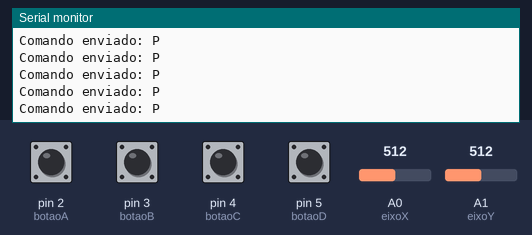
The sketch below on a simulated Arduino Uno, built with avr-gcc and run on an emulated ATmega328P. Parts: the last lines printed to the serial monitor. The test bench sets the inputs (shaded band); at power-on: pin 2 (botaoA), pin 3 (botaoB), pin 4 (botaoC), pin 5 (botaoD) HIGH, A0 (eixoX) = 512, A1 (eixoY) = 512. No radio packets arrive unless stated.

Above: at 1.2 s.
1.3 s: A0 (eixoX) set to 710
At 1.8 s:
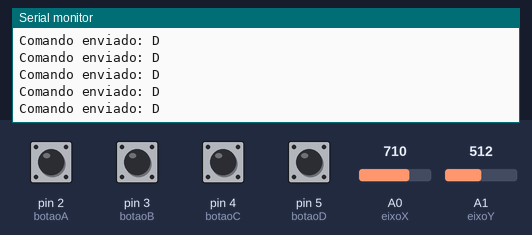
3.2 s: A1 (eixoY) set to 710
At 4.2 s:
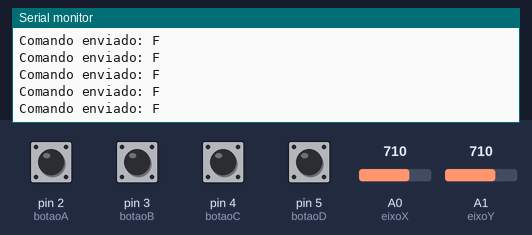
5.1 s: pin 2 (botaoA) pulled LOW for 0.15 s
8.2 s: A1 (eixoY) set to 290
At 9.0 s:
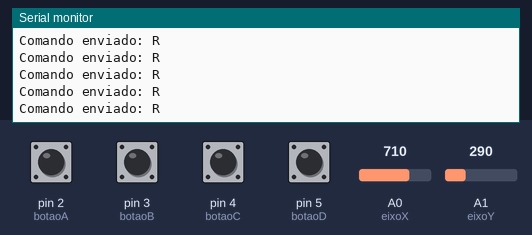
10.2 s: pin 3 (botaoB) pulled LOW for 0.15 s
13.3 s: pin 4 (botaoC) pulled LOW for 0.15 s
Timing chart, 0 to 16.3 s (numbered marks = the images above; inputs shaded):
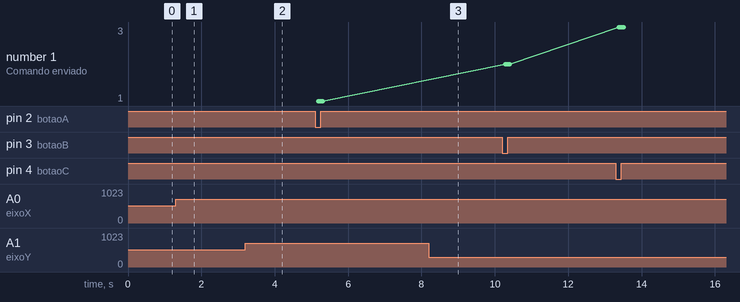

The sketch:

Controle_-_Transmissor_nRF24L01.ino
```cpp
/********************************************************/
/* Aula 41  - Robô radiocontrolado - Transmissor        */
/* Programação do robô constituído pelo chassi 2WD e    */
/* controlado através do módulo nRF24L01 e joystick     */
/* shield.                                              */
/********************************************************/
/* Biblioteca RF24 by TNRh 20, Avamander                */
/* http://librarymanager/All#RF24#simple#modules        */
/* https://github.com/nRF24/RF24/                       */
/********************************************************/

/* Define o endereço de comunicação entre os módulos de */
/* transmissão e recepção. O endereço deverá ser o mesmo*/
/* no transmissor e no receptor.                        */
const byte endereco[6] = "00001";

/* Inclui a Biblioteca para controle do módulo rádio.   */
#include <RF24.h>

/* Define os pinos de comunicação do módulo rádio.      */
#define CSN 10
#define CE 9

/* Define os pinos de controle do joystick.             */
#define eixoX A0
#define eixoY A1
#define botaoA 2
#define botaoB 3
#define botaoC 4
#define botaoD 5

/* Criamos um objeto de controle para o rádio.         */
RF24 radio(CE, CSN);

void setup() {
  /* Inicia o monitor serial na velocidade 9600 bauds. */
  Serial.begin(9600);
  /* Inicia o objeto de controle do rádio.             */
  radio.begin();
  /* Configura o endereço que será usado para enviar   */
  /* os comandos.                                      */
  radio.openWritingPipe(endereco);
  /* Configura o nível de potência do módulo rádio.    */
  /* RF24_PA_MIN: Nível mínimo de potência.            */
  /* RF24_PA_LOW: Nível de potência baixo.             */
  /* RF24_PA_HIGH: Nível de potência alto.             */
  /* RF24_PA_MAX: Nível máximo de potência.            */
  radio.setPALevel(RF24_PA_MIN);
  /* Desativa o modo de escuta mantendo apenas o modo  */
  /* de transmissão de dados.                          */
  radio.stopListening();
  /* Configura os pinos dos botões como entrada        */
  /* ativando o resistor interno.                      */
  pinMode(botaoA, INPUT_PULLUP);
  pinMode(botaoB, INPUT_PULLUP);
  pinMode(botaoC, INPUT_PULLUP);
  pinMode(botaoD, INPUT_PULLUP);
}

void loop() {
  /* Armazena nas variáveis os dados da posição do     */
  /* joystick nos eixos X e Y.                         */
  int joyX = analogRead(eixoX);
  int joyY = analogRead(eixoY);
  /* Variável usada para armazenar o comando a ser     */
  /* enviado, inicialmente com o comando P.            */
  char comando = 'P';
  /* Se o botão A for pressionado, faça...             */
  if (digitalRead(botaoA) == LOW) {
    /* Defina o comando 1.                             */
    comando = '1';
  }
  /* Senão, se o botão B for pressionado, faça...      */
  else if (digitalRead(botaoB) == LOW) {
    /* Defina o comando 2.                             */
    comando = '2';
  }
  /* Senão, se o botão C for pressionado, faça...      */
  else if (digitalRead(botaoC) == LOW) {
    /* Defina o comando 3.                             */
    comando = '3';
  }
  /* Senão, se o botão D for pressionado, faça...      */
  else if (digitalRead(botaoD) == LOW) {
    /* Defina o comando 4.                             */
    comando = '4';
  }
  /* Senão, se o joystick for movido para frente,      */
  /* faça...                                           */
  else if (joyY > 700) {
    /* Defina o comando F.                             */
    comando = 'F';
  }
  /* Senão, se o joystick for movido para trás,        */
  /* faça...                                           */
  else if (joyY < 300) {
    /* Defina o comando R.                             */
    comando = 'R';
  }
  /* Senão, se o joystick for movido para direita,     */
  /* faça...                                           */
  else if (joyX > 700) {
    /* Defina o comando D.                             */
    comando = 'D';
  }
  /* Senão, se o joystick for movido para esquerda,    */
  /* faça...                                           */
  else if (joyX < 300) {
    /* Defina o comando E.                             */
    comando = 'E';
  }
  /* Envia o comando atual armazenado na variável.     */
  radio.write(&comando, sizeof(comando));
  /* Imprime no monitor serial o comando enviado.      */
  Serial.println("Comando enviado: " + String(comando));
}
```

Measured:
- after the input at 1.3 s, the serial monitor: prints a new line after 0.08 s (image 1)
- after the input at 3.2 s, the serial monitor: prints a new line after 0.07 s (image 2)
- after the input at 8.2 s, the serial monitor: prints a new line after 0.09 s (image 3)
- plotted number 1: 1 → 2 after the input at 10.2 s, 2 → 3 after the input at 13.3 s
